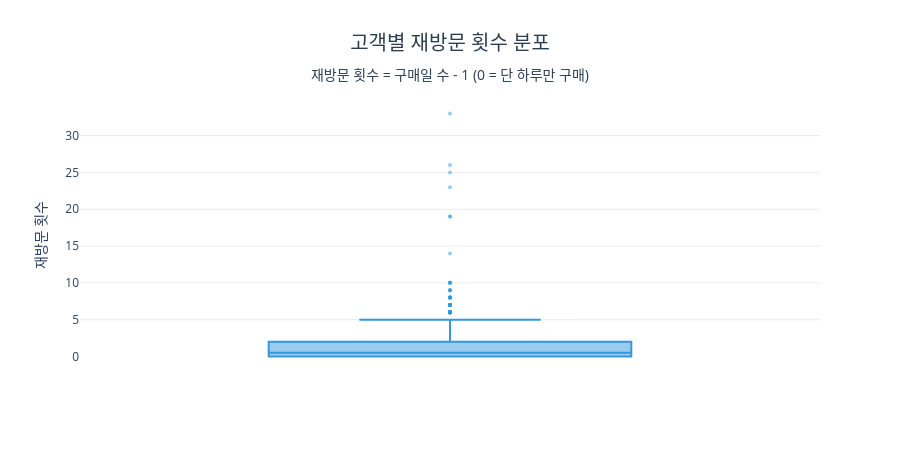

Here is the notebook cell this chart was saved with:
### Code cell
fig = go.Figure(go.Box(
    y=revisit_freq["재방문횟수"],
    boxpoints="outliers",
    marker=dict(color="#3498db", size=4, opacity=0.5),
    line=dict(color="#3498db"),
    name=""
))

fig.update_layout(
    title=dict(
        text="고객별 재방문 횟수 분포<br><sub>재방문 횟수 = 구매일 수 - 1 (0 = 단 하루만 구매)</sub>",
        x=0.5, xanchor="center", font=dict(size=20, color="#2c3e50")
    ),
    yaxis_title="재방문 횟수",
    plot_bgcolor="white",
    xaxis=dict(showticklabels=False),
    yaxis=dict(gridcolor="#ececec"),
    height=450
)
fig.show()

### Figure 1 — Plotly figure (JSON) as saved in the notebook; plotly's stock layout.template omitted (floating-point values rounded to 4 significant figures; data arrays with more than 128 entries replaced by an {"elided": "..."} marker saying what was removed)
{"data": [{"boxpoints": "outliers", "line": {"color": "#3498db"}, "marker": {"color": "#3498db", "opacity": 0.5, "size": 4}, "name": "", "type": "box", "y": {"elided": "1468 int values"}}], "layout": {"height": 450, "plot_bgcolor": "white", "title": {"font": {"color": "#2c3e50", "size": 20}, "text": "고객별 재방문 횟수 분포<br><sub>재방문 횟수 = 구매일 수 - 1 (0 = 단 하루만 구매)</sub>", "x": 0.5, "xanchor": "center"}, "xaxis": {"showticklabels": false}, "yaxis": {"gridcolor": "#ececec", "title": {"text": "재방문 횟수"}}}}
